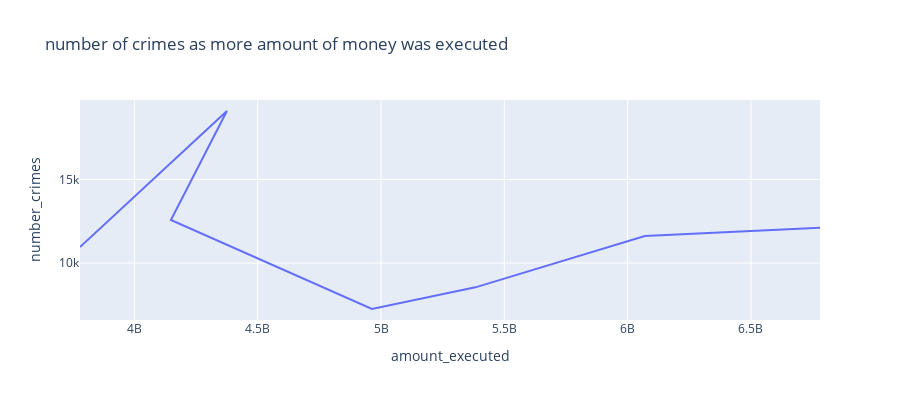

The code cell stored with this chart in its notebook:
### Code cell
fig = px.line(df_municipality, x='amount_executed', y='number_crimes', title='number of crimes as more amount of money was executed', width=900, height=400)
fig.show()

### Figure 1 — Plotly figure (JSON) as saved in the notebook; plotly's stock layout.template omitted (floating-point values rounded to 4 significant figures)
{"data": [{"hovertemplate": "amount_executed=%{x}<br>number_crimes=%{y}<extra></extra>", "legendgroup": "", "line": {"color": "#636efa", "dash": "solid"}, "marker": {"symbol": "circle"}, "mode": "lines", "name": "", "orientation": "v", "showlegend": false, "type": "scatter", "x": [3780000000.0, 4375000000.0, 4148000000.0, 4963000000.0, 5383000000.0, 6070000000.0, 6779900503], "xaxis": "x", "y": [10955, 19092, 12579, 7255, 8550, 11615, 12111], "yaxis": "y"}], "layout": {"height": 400, "legend": {"tracegroupgap": 0}, "title": {"text": "number of crimes as more amount of money was executed"}, "width": 900, "xaxis": {"anchor": "y", "domain": [0, 1], "title": {"text": "amount_executed"}}, "yaxis": {"anchor": "x", "domain": [0, 1], "title": {"text": "number_crimes"}}}}
